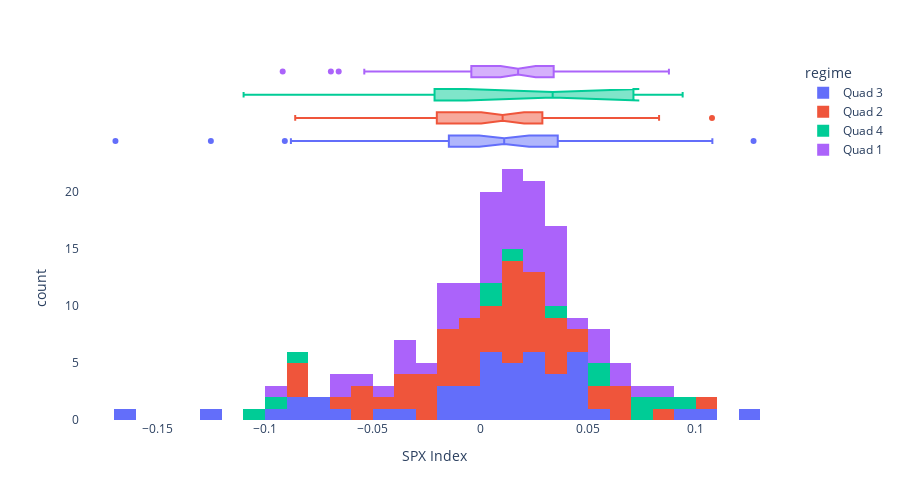

This figure's notebook cell:
### Code cell
fig_dic['SPX Index']

### Figure 1 — Plotly figure (JSON) as saved in the notebook; plotly's stock layout.template omitted (floating-point values rounded to 4 significant figures)
{"data": [{"alignmentgroup": "True", "bingroup": "x", "hovertemplate": "regime=Quad 3<br>SPX Index=%{x}<br>count=%{y}<extra></extra>", "legendgroup": "Quad 3", "marker": {"color": "#636efa", "pattern": {"shape": ""}}, "name": "Quad 3", "nbinsx": 30, "offsetgroup": "Quad 3", "orientation": "v", "showlegend": true, "type": "histogram", "x": [0.04755, 0.01067, -0.09079, -0.1694, -0.07485, -0.001047, 0.0285, -0.0135, -0.07176, 0.1077, -0.005059, 0.008541, 0.04357, 0.04059, 0.03133, -0.007497, -0.06265, 0.03955, 0.0126, 0.01976, 0.02424, -0.01979, 0.002847, 0.007068, 0.05043, 0.01106, 0.03599, 0.01809, 0.02076, -0.015, 0.04946, -0.0313, 0.02975, 0.0446, 0.02805, 0.006932, 0.006201, 0.02103, -0.1251, 0.1268, 0.04528, 0.03577, -0.08796, 5.324e-05, -0.08392, 0.09112, -0.04244], "xaxis": "x", "yaxis": "y"}, {"alignmentgroup": "True", "hovertemplate": "regime=Quad 3<br>SPX Index=%{x}<extra></extra>", "legendgroup": "Quad 3", "marker": {"color": "#636efa"}, "name": "Quad 3", "notched": true, "offsetgroup": "Quad 3", "showlegend": false, "type": "box", "x": [0.04755, 0.01067, -0.09079, -0.1694, -0.07485, -0.001047, 0.0285, -0.0135, -0.07176, 0.1077, -0.005059, 0.008541, 0.04357, 0.04059, 0.03133, -0.007497, -0.06265, 0.03955, 0.0126, 0.01976, 0.02424, -0.01979, 0.002847, 0.007068, 0.05043, 0.01106, 0.03599, 0.01809, 0.02076, -0.015, 0.04946, -0.0313, 0.02975, 0.0446, 0.02805, 0.006932, 0.006201, 0.02103, -0.1251, 0.1268, 0.04528, 0.03577, -0.08796, 5.324e-05, -0.08392, 0.09112, -0.04244], "xaxis": "x2", "yaxis": "y2"}, {"alignmentgroup": "True", "bingroup": "x", "hovertemplate": "regime=Quad 2<br>SPX Index=%{x}<br>count=%{y}<extra></extra>", "legendgroup": "Quad 2", "marker": {"color": "#EF553B", "pattern": {"shape": ""}}, "name": "Quad 2", "nbinsx": 30, "offsetgroup": "Quad 2", "orientation": "v", "showlegend": true, "type": "histogram", "x": [-0.08596, -0.009859, 0.01219, 0.01777, -0.03697, 0.02851, 0.0588, 0.01476, -0.08198, 0.0653, 0.02265, 0.03196, -0.01826, -0.02147, -0.05679, 0.01906, -0.01508, 0.03766, -0.02101, 0.01974, -0.06258, -0.02644, 0.08298, 0.000505, -0.01753, -0.05074, -0.004128, 0.06599, 0.002699, 0.01533, -0.001234, -0.01943, 0.03417, 0.0182, 0.01788, 0.0372, -0.0003892, 0.009091, 0.01158, 0.02859, -0.001628, -0.08411, -0.03923, -0.02767, 0.1075, 0.03712, -0.01114, 0.02609, 0.04244, 0.05243, 0.005487, 0.02221, 0.02275, 0.02899, -0.04757, 0.06914, -0.008334, 0.04361, -0.05259, -0.03136], "xaxis": "x", "yaxis": "y"}, {"alignmentgroup": "True", "hovertemplate": "regime=Quad 2<br>SPX Index=%{x}<extra></extra>", "legendgroup": "Quad 2", "marker": {"color": "#EF553B"}, "name": "Quad 2", "notched": true, "offsetgroup": "Quad 2", "showlegend": false, "type": "box", "x": [-0.08596, -0.009859, 0.01219, 0.01777, -0.03697, 0.02851, 0.0588, 0.01476, -0.08198, 0.0653, 0.02265, 0.03196, -0.01826, -0.02147, -0.05679, 0.01906, -0.01508, 0.03766, -0.02101, 0.01974, -0.06258, -0.02644, 0.08298, 0.000505, -0.01753, -0.05074, -0.004128, 0.06599, 0.002699, 0.01533, -0.001234, -0.01943, 0.03417, 0.0182, 0.01788, 0.0372, -0.0003892, 0.009091, 0.01158, 0.02859, -0.001628, -0.08411, -0.03923, -0.02767, 0.1075, 0.03712, -0.01114, 0.02609, 0.04244, 0.05243, 0.005487, 0.02221, 0.02275, 0.02899, -0.04757, 0.06914, -0.008334, 0.04361, -0.05259, -0.03136], "xaxis": "x2", "yaxis": "y2"}, {"alignmentgroup": "True", "bingroup": "x", "hovertemplate": "regime=Quad 4<br>SPX Index=%{x}<br>count=%{y}<extra></extra>", "legendgroup": "Quad 4", "marker": {"color": "#00cc96", "pattern": {"shape": ""}}, "name": "Quad 4", "nbinsx": 30, "offsetgroup": "Quad 4", "orientation": "v", "showlegend": true, "type": "histogram", "x": [0.007822, -0.08566, -0.1099, 0.0854, 0.09393, 0.05308, 0.0001958, 0.07414, 0.03357, 0.01839, 0.0551, 0.07006, -0.0934], "xaxis": "x", "yaxis": "y"}, {"alignmentgroup": "True", "hovertemplate": "regime=Quad 4<br>SPX Index=%{x}<extra></extra>", "legendgroup": "Quad 4", "marker": {"color": "#00cc96"}, "name": "Quad 4", "notched": true, "offsetgroup": "Quad 4", "showlegend": false, "type": "box", "x": [0.007822, -0.08566, -0.1099, 0.0854, 0.09393, 0.05308, 0.0001958, 0.07414, 0.03357, 0.01839, 0.0551, 0.07006, -0.0934], "xaxis": "x2", "yaxis": "y2"}, {"alignmentgroup": "True", "bingroup": "x", "hovertemplate": "regime=Quad 1<br>SPX Index=%{x}<br>count=%{y}<extra></extra>", "legendgroup": "Quad 1", "marker": {"color": "#ab63fa", "pattern": {"shape": ""}}, "name": "Quad 1", "nbinsx": 30, "offsetgroup": "Quad 1", "orientation": "v", "showlegend": true, "type": "histogram", "x": [0.03571, -0.01975, 0.05735, -0.05388, 0.06878, -0.04745, 0.08755, 0.03686, -0.00229, 0.02356, -0.03558, 0.04312, -0.01551, 0.0232, 0.02453, -0.004189, -0.03104, 0.05489, -0.0174, 0.008521, 0.01049, 0.0009061, 0.03561, -0.001219, 0.004814, 0.01935, 0.0005465, 0.0193, 0.02219, 0.02808, 0.009832, 0.05618, -0.03895, -0.02688, 0.002719, 0.02161, 0.004842, 0.03602, 0.03026, 0.004294, -0.0694, 0.01786, -0.09178, 0.07868, 0.02973, 0.01792, 0.03931, -0.06578, 0.06893, 0.01313, -0.01809, 0.01718, 0.02043, 0.03405], "xaxis": "x", "yaxis": "y"}, {"alignmentgroup": "True", "hovertemplate": "regime=Quad 1<br>SPX Index=%{x}<extra></extra>", "legendgroup": "Quad 1", "marker": {"color": "#ab63fa"}, "name": "Quad 1", "notched": true, "offsetgroup": "Quad 1", "showlegend": false, "type": "box", "x": [0.03571, -0.01975, 0.05735, -0.05388, 0.06878, -0.04745, 0.08755, 0.03686, -0.00229, 0.02356, -0.03558, 0.04312, -0.01551, 0.0232, 0.02453, -0.004189, -0.03104, 0.05489, -0.0174, 0.008521, 0.01049, 0.0009061, 0.03561, -0.001219, 0.004814, 0.01935, 0.0005465, 0.0193, 0.02219, 0.02808, 0.009832, 0.05618, -0.03895, -0.02688, 0.002719, 0.02161, 0.004842, 0.03602, 0.03026, 0.004294, -0.0694, 0.01786, -0.09178, 0.07868, 0.02973, 0.01792, 0.03931, -0.06578, 0.06893, 0.01313, -0.01809, 0.01718, 0.02043, 0.03405], "xaxis": "x2", "yaxis": "y2"}], "layout": {"barmode": "relative", "height": 500, "legend": {"title": {"text": "regime"}, "tracegroupgap": 0}, "margin": {"t": 60}, "paper_bgcolor": "rgba(0,0,0,0)", "plot_bgcolor": "rgba(0,0,0,0)", "xaxis": {"anchor": "y", "domain": [0, 1], "title": {"text": "SPX Index"}}, "xaxis2": {"anchor": "y2", "domain": [0, 1], "matches": "x", "showgrid": true, "showticklabels": false}, "yaxis": {"anchor": "x", "domain": [0, 0.7326], "title": {"text": "count"}}, "yaxis2": {"anchor": "x2", "domain": [0.7426, 1], "matches": "y2", "showgrid": false, "showline": false, "showticklabels": false, "ticks": ""}}}
